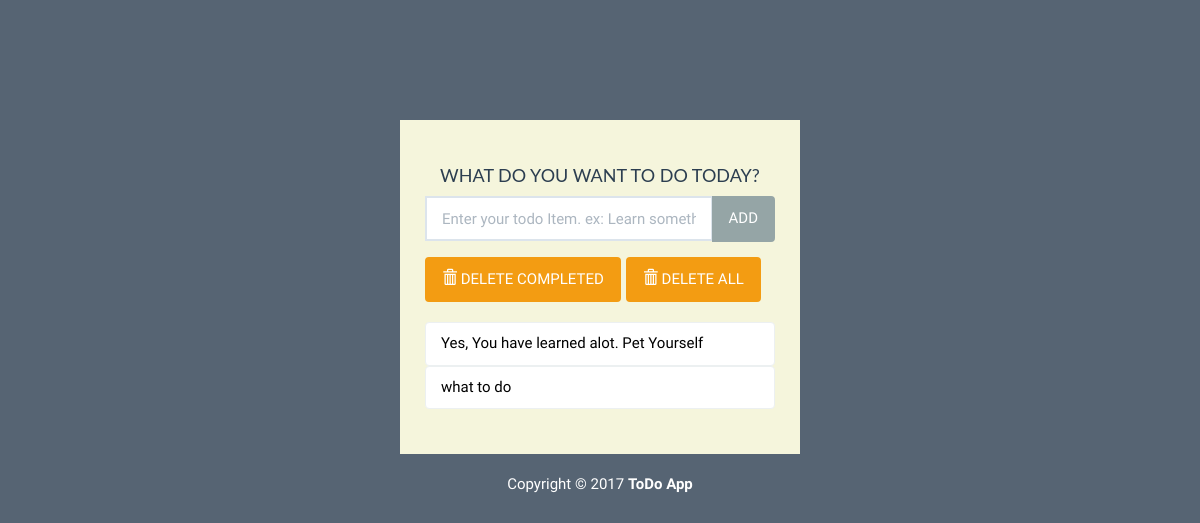
Before: / with the older database file.
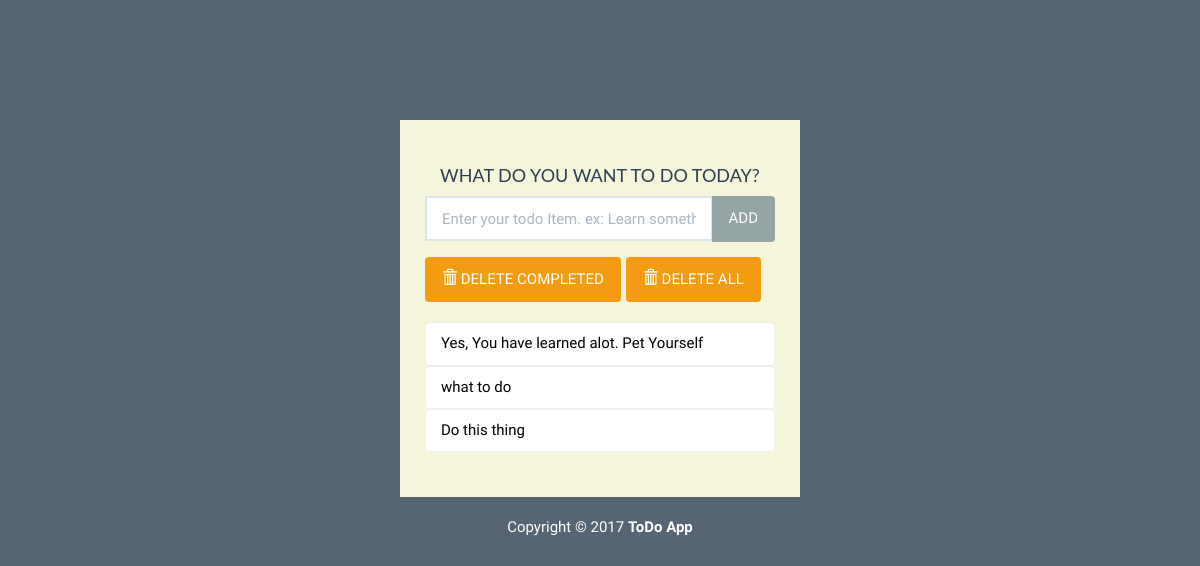
After: the same page with the newer database file.
### todo/models.py (models this page shows, shortened)
class Todo(models.Model):
    text = models.CharField(max_length=40)
    complete = models.BooleanField(default=False)

### todo/views.py (the view)
# urls.py: path('', views.index, name='index'),
def index(request):
    todo_list = Todo.objects.all()
    modeltodoform = NewToDoForm()
    context = {'todo_list': todo_list, 'form': modeltodoform}
    return render(request, 'todo/index.html', context)

### todo/todoForm.py
class NewToDoForm(forms.ModelForm):
    class Meta:
        model = Todo
        fields = ['text']
        widgets = {
            'text': forms.TextInput(attrs={'class': 'form-control',
                                            'placeholder': "Enter your todo Item. ex: Learn something, Watch yourself",
                                            'arial-label': 'Todo',
                                            'aria-describedby': 'add-btn'})
        }

### todo/templates/todo/index.html (shortened to what this page needs)
{% load static %}
<!DOCTYPE html>
<html lang="en">
	<head>
		<link rel="stylesheet" href="{% static 'todo/bs/css/flatly.min.css' %}" />
		<link rel="stylesheet" href="{% static 'todo/styles.css' %}" />
	</head>
	<body>
		<div class="container-fluid" id="wrapper">
			<div class="row">
				<div class="col-lg-4 col-lg-offset-4" id="content">
					<h2>WHAT DO YOU WANT TO DO TODAY?</h2>
					<form action="{% url 'add_todo' %}" method="POST" role="form">
						<div class="form-group">
							<div class="input-group">
							  {{form.text}}
							  <span class="input-group-btn">
								  <button type="submit" class="btn btn-default" id="add-btn">ADD</button>
							  </span>
							</div>
						</div>
					</form>
					<div class="row t10">
						<div class="col-lg-12">
							<div class="btn-toolbar">
								<div class="btn-group">
									<a href="{% url 'delete_completed'%}">
										<button type="button" class="btn btn-warning">
											<i class="glyphicon glyphicon-trash"></i> DELETE COMPLETED
										</button>
									</a>
								</div>
								<div class="btn-group">
									<a href="{% url 'delete_all'%}">
										<button type="button" class="btn btn-warning">
											<i class="glyphicon glyphicon-trash"></i> DELETE ALL
										</button>
									</a>
								</div>
							</div>
						</div>
					</div>
					<ul class="list-group t20">
                        {% for todo in todo_list %}
                            {% if todo.complete %}
                                <li class="list-group-item todo-completed">{{todo.text}}</li>
                            {% else %}
                                <a href="{% url 'complete' todo.id %}"><li class="list-group-item">{{ todo.text }}</li></a>
                            {% endif %}
                        {% endfor %}
					</ul>
				</div>
			</div>
			<footer>
				<div class="row pad">
					<div class="col-lg-12 text-center">
						Copyright &copy; 2017 <strong>ToDo App</strong>
					</div>
				</div>
			</footer>
		</div>
	</body>
</html>

### todo/static/todo/styles.css (style rules this page uses)
body { background: rgba(44, 62, 80, .8); font-family: 'Oswald', 'Futura', sans-serif; }
#wrapper { margin-top: 10% !important; }
#content { background: beige; padding: 25px; }
#content > h2 { font-size: 18px; text-align: center; padding-top: 0; }
.t10 { margin-top: 10px; }
.t20 { margin-top: 20px; }
footer { margin-top: 20px; color: white; }
.list-group-item { color: black; }

Changed rows visible on the page:
added Todo: text "Do this thing"
